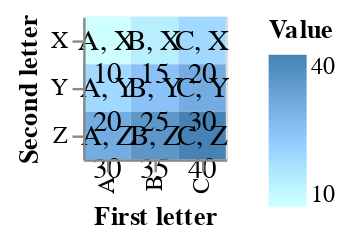

Describe this chart as a Vega-Lite specification.
### Vega-Lite specification from a JSON file in a GitHub repository (floating-point values rounded to 4 significant figures)
{"$schema": "https://vega.github.io/schema/vega-lite/v5.json", "description": "A heat map with each cell displaying its first and second category labels along with the value.", "data": {"values": [{"first": "A", "second": "X", "value": 10}, {"first": "A", "second": "Y", "value": 20}, {"first": "A", "second": "Z", "value": 30}, {"first": "B", "second": "X", "value": 15}, {"first": "B", "second": "Y", "value": 25}, {"first": "B", "second": "Z", "value": 35}, {"first": "C", "second": "X", "value": 20}, {"first": "C", "second": "Y", "value": 30}, {"first": "C", "second": "Z", "value": 40}]}, "transform": [{"calculate": "datum.first + ', ' + datum.second + ':::' + datum.value", "as": "cellLabel"}], "layer": [{"mark": "rect", "encoding": {"x": {"field": "first", "type": "nominal", "axis": {"title": "First letter"}}, "y": {"field": "second", "type": "nominal", "axis": {"title": "Second letter"}}, "color": {"field": "value", "type": "quantitative", "scale": {"range": ["white", "steelblue"]}, "legend": {"title": "Value"}}}}, {"mark": {"type": "text", "color": "black", "fontSize": 12, "align": "center", "baseline": "middle", "lineBreak": ":::"}, "encoding": {"x": {"field": "first", "type": "nominal"}, "y": {"field": "second", "type": "nominal"}, "text": {"field": "cellLabel", "type": "nominal"}}}]}
